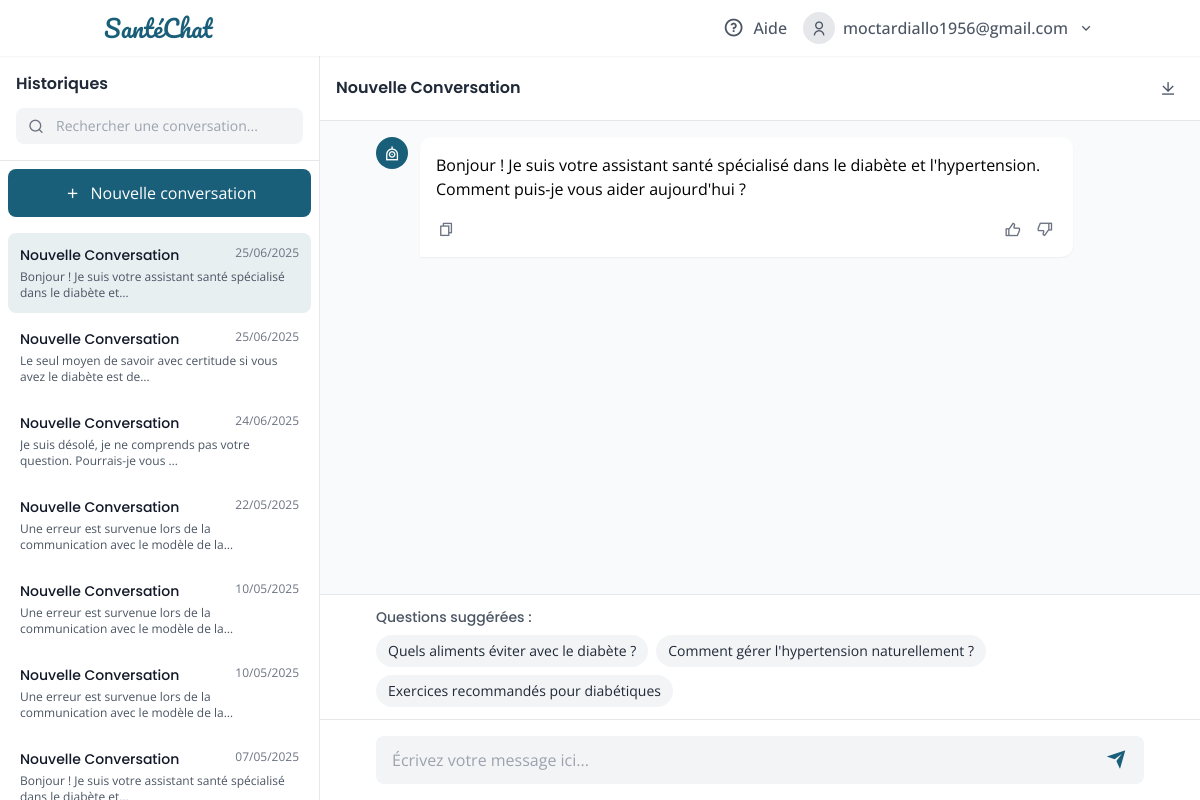
The app's page /conversation/31/ (signed in) with its own data.
### accounts/models.py (models this page shows, shortened)
class User(AbstractUser):
    USER_TYPE_CHOICES = [
        ('admin', 'Administrateur'),
        ('member', 'Membre'),
    ]
    user_type = models.CharField(
        max_length=10,
        choices=USER_TYPE_CHOICES,
        default='member',
        verbose_name="Type d'utilisateur"
    )
    bio = models.TextField(
        max_length=500,
        blank=True,
        verbose_name="Biographie"
    )
    def __str__(self):
        return self.username

### chatbot/models.py (models this page shows, shortened)
class Conversation(models.Model):
    title = models.CharField(max_length=255)
    user = models.ForeignKey(settings.AUTH_USER_MODEL,related_name='conversation', on_delete=models.CASCADE)
    created_at = models.DateTimeField(auto_now_add=True)
    updated_at = models.DateTimeField(auto_now=True)

class Message(models.Model):
    ROLE_CHOICES = (
        ('user', 'User'),
        ('assistant', 'Assistant'),
    )
    conversation = models.ForeignKey(Conversation, related_name='messages', on_delete=models.CASCADE)
    role = models.CharField(max_length=10, choices=ROLE_CHOICES)
    content = models.TextField()
    created_at = models.DateTimeField(auto_now_add=True)
    class Meta:
        ordering = ['created_at']

### chatbot/views.py (the view)
# urls.py: path('conversation/<int:conversation_id>/', views.conversation_view, name='conversation_view'),
@login_required
def conversation_view(request, conversation_id):
    conversations = Conversation.objects.filter(user=request.user).order_by('-updated_at')
    current_conversation = get_object_or_404(Conversation, id=conversation_id, user=request.user)
    messages = current_conversation.messages.all().order_by('created_at')  # Ordre chronologique
    return render(request, 'chat_interface.html', {
        'current_conversation': current_conversation,  # Renommé pour éviter la confusion
        'chat_messages': messages,
        'conversations': conversations  # Liste de toutes les conversations pour la sidebar
    })

### chatbot/templates/chat_interface.html (shortened to what this page needs)
{% load static %}
<!DOCTYPE html>
<html lang="fr">
<head>
    <script src="https://cdn.tailwindcss.com/3.4.16"></script>
    <link rel="stylesheet" href="https://cdnjs.cloudflare.com/ajax/libs/remixicon/4.6.0/remixicon.min.css">
</head>
<body class="bg-gray-50 h-screen flex flex-col overflow-hidden">
    <header class="bg-white shadow-sm z-10">
        <div class="container mx-auto px-4 py-3 flex justify-between items-center">
            <a href="{% url 'core:index' %}" class="flex items-center">
                <span class="text-primary font-['Pacifico'] text-2xl">SantéChat</span>
            </a>
            <div class="flex items-center space-x-4">
                <button class="hidden md:flex items-center text-gray-600 hover:text-primary transition-colors">
                    <div class="w-8 h-8 flex items-center justify-center">
                        <i class="ri-question-line ri-lg"></i>
                    </div>
                    <span class="ml-1 font-medium">Aide</span>
                </button>
                <div class="relative group">
                    <button class="flex items-center space-x-2 text-gray-600 hover:text-primary transition-colors">
                        <div class="w-8 h-8 bg-gray-200 rounded-full flex items-center justify-center">
                            <i class="ri-user-line"></i>
                        </div>
                        <span class="hidden md:inline font-medium">{{ request.user }}</span>
                        <div class="w-5 h-5 flex items-center justify-center">
                            <i class="ri-arrow-down-s-line"></i>
                        </div>
                    </button>
                </div>
            </div>
        </div>
    </header>
    <main class="flex-1 flex overflow-hidden">
        <aside class="hidden md:block w-80 bg-white border-r border-gray-200 flex flex-col h-full" id="conversation-sidebar">
            <div class="p-4 border-b border-gray-200">
                <h2 class="font-poppins font-semibold text-gray-800 mb-3">Historiques</h2>
                <div class="relative">
                    <input type="text" placeholder="Rechercher une conversation..." class="w-full px-4 py-2 pl-10 bg-gray-100 rounded border-none focus:bg-gray-50 transition-colors text-sm">
                    <div class="absolute left-3 top-1/2 transform -translate-y-1/2 w-4 h-4 flex items-center justify-center text-gray-500">
                        <i class="ri-search-line"></i>
                    </div>
                </div>
            </div>
            <div class="flex-1 overflow-y-auto sidebar-scrollbar">
                <div class="p-2">
                    <button class="w-full bg-primary text-white px-4 py-3 !rounded-button whitespace-nowrap hover:bg-primary/90 transition-colors mb-4 flex items-center justify-center" id="new-conversation-btn">
                        <div class="w-5 h-5 flex items-center justify-center mr-2">
                            <i class="ri-add-line"></i>
                        </div>
                        <span>Nouvelle conversation</span>
                    </button>
                    <div class="space-y-1" id="conversation-list">
                        {% for conv in conversations %}
                        <a href="{% url 'chatbot:conversation_view' conv.id %}" class="conversation-item {% if conv.id == current_conversation.id %}active{% endif %} p-3 rounded cursor-pointer block">
                            <div class="flex justify-between items-start mb-1">
                                <h3 class="font-medium text-gray-900 text-sm">{{ conv.title }}</h3>
                                <span class="text-xs text-gray-500">{{ conv.updated_at|date:"d/m/Y" }}</span>
                            </div>
                            <p class="text-xs text-gray-600 line-clamp-2">
                                {% with last_message=conv.messages.last %}
                                    {% if last_message %}
                                        {{ last_message.content|truncatechars:70 }}
                                    {% else %}
                                        Nouvelle conversation
                                    {% endif %}
                                {% endwith %}
                            </p>
                        </a>
                        {% endfor %}
                    </div>
                </div>
            </div>
        </aside>
        <section class="flex-1 flex flex-col h-full bg-gray-50 relative" data-conversation-id="{{ current_conversation.id }}">
            <div class="border-b border-gray-200 bg-white p-4 flex items-center justify-between">
                <div class="flex items-center">
                    <h1 class="font-poppins font-semibold text-gray-800">{{ current_conversation.title }}</h1>
                </div>
                <div class="flex items-center space-x-2">
                    <button class="w-8 h-8 flex items-center justify-center text-gray-600 hover:text-primary transition-colors">
                        <i class="ri-download-line"></i>
                    </button>
                </div>
            </div>
            <div class="flex-1 overflow-y-auto p-4 chat-scrollbar" id="chat-messages-container">
                <div class="max-w-3xl mx-auto space-y-6" id="chat-messages-list">
                    {% for message in chat_messages %}
                        {% if message.role == 'user' %}
                        <div class="flex items-start justify-end">
                            <div class="mr-3 chat-message-user p-4 shadow-sm max-w-[85%]">
                                <p class="text-gray-800">{{ message.content }}</p>
                            </div>
                            <div class="w-8 h-8 flex items-center justify-center bg-gray-200 rounded-full text-gray-600 flex-shrink-0">
                                <i class="ri-user-line"></i>
                            </div>
                        </div>
                        {% else %}
                        <div class="flex items-start">
                            <div class="w-8 h-8 flex items-center justify-center bg-primary rounded-full text-white flex-shrink-0">
                                <i class="ri-robot-line"></i>
                            </div>
                            <div class="ml-3 chat-message-assistant p-4 shadow-sm max-w-[85%]">
                                <p class="text-gray-800">{{ message.content|linebreaks }}</p>
                                <div class="mt-4 flex items-center justify-between">
                                    <div class="flex items-center space-x-4">
                                        <button class="text-gray-500 hover:text-primary transition-colors flex items-center copy-btn">
                                            <div class="w-5 h-5 flex items-center justify-center">
                                                <i class="ri-file-copy-line"></i>
                                            </div>
                                        </button>
                                    </div>
                                    <div class="flex items-center space-x-2">
                                        <button class="text-gray-500 hover:text-green-500 transition-colors flex items-center like-btn" data-message-id="{{ message.id }}">
                                            <div class="w-6 h-6 flex items-center justify-center">
                                                <i class="ri-thumb-up-line"></i>
                                            </div>
                                        </button>
                                        <button class="text-gray-500 hover:text-red-500 transition-colors flex items-center dislike-btn" data-message-id="{{ message.id }}">
                                            <div class="w-6 h-6 flex items-center justify-center">
                                                <i class="ri-thumb-down-line"></i>
                                            </div>
                                        </button>
                                    </div>
                                </div>
                            </div>
                        </div>
                        {% endif %}
                    {% endfor %}
                </div>
            </div>
            <div class="bg-white border-t border-gray-200 p-3">
                <div class="max-w-3xl mx-auto">
                    <h3 class="text-sm font-medium text-gray-600 mb-2">Questions suggérées :</h3>
                    <div class="flex flex-wrap gap-2" id="suggestion-chips-container">
                        <button class="suggestion-chip bg-gray-100 text-gray-800 px-3 py-1.5 rounded-full text-sm hover:bg-primary/10 transition-colors">
                            Quels aliments éviter avec le diabète ?
                        </button>
                        <button class="suggestion-chip bg-gray-100 text-gray-800 px-3 py-1.5 rounded-full text-sm hover:bg-primary/10 transition-colors">
                            Comment gérer l'hypertension naturellement ?
                        </button>
                        <button class="suggestion-chip bg-gray-100 text-gray-800 px-3 py-1.5 rounded-full text-sm hover:bg-primary/10 transition-colors">
                            Exercices recommandés pour diabétiques
                        </button>
                    </div>
                </div>
            </div>
            <div class="bg-white border-t border-gray-200 p-4">
                <div class="max-w-3xl mx-auto">
                    <form class="relative" id="message-form">
                        <input type="text" name="message" id="message-input" placeholder="Écrivez votre message ici..." class="w-full px-4 py-3 pr-12 bg-gray-100 rounded-button border-none focus:bg-gray-50 transition-colors">
                        <button type="submit" class="absolute right-3 top-1/2 transform -translate-y-1/2 w-8 h-8 flex items-center justify-center text-primary">
                            <i class="ri-send-plane-fill ri-lg"></i>
                        </button>
                    </form>
                </div>
            </div>
        </section>
    </main>
</body>
</html>

### chatbot/templates/chat_interface.html (style rules this page uses)
:where([class^="ri-"])::before { content: "\f3c2"; }
body { font-family: 'Open Sans', sans-serif; }
h1, h2, h3, h4, h5, h6, .font-poppins { font-family: 'Poppins', sans-serif; }
.chat-message-assistant { background-color: white; border-radius: 12px 12px 12px 0; }
.conversation-item.active { background-color: rgba(26, 95, 122, 0.1); }

### records on screen
User: user "moctardiallo1956@gmail.com"
Conversation: title "Nouvelle Conversation", updated_at "25/06/2025", messages.last.content "Bonjour ! Je suis votre assistant santé spécialisé dans le diabète et…"
Conversation: title "Nouvelle Conversation", updated_at "25/06/2025", messages.last.content "Le seul moyen de savoir avec certitude si vous avez le diabète est de…"
Conversation: title "Nouvelle Conversation", updated_at "24/06/2025", messages.last.content "Je suis désolé, je ne comprends pas votre question. Pourrais-je vous …"
Conversation: title "Nouvelle Conversation", updated_at "22/05/2025", messages.last.content "Une erreur est survenue lors de la communication avec le modèle de la…"
Conversation: title "Nouvelle Conversation", updated_at "10/05/2025", messages.last.content "Une erreur est survenue lors de la communication avec le modèle de la…"
Conversation: title "Nouvelle Conversation", updated_at "10/05/2025", messages.last.content "Une erreur est survenue lors de la communication avec le modèle de la…"
Conversation: title "Nouvelle Conversation", updated_at "07/05/2025", messages.last.content "Bonjour ! Je suis votre assistant santé spécialisé…"
Message: content "Bonjour ! Je suis votre assistant santé spécialisé dans le diabète et l'hypertension. Comment puis-je vous aider aujourd'hui ?"
